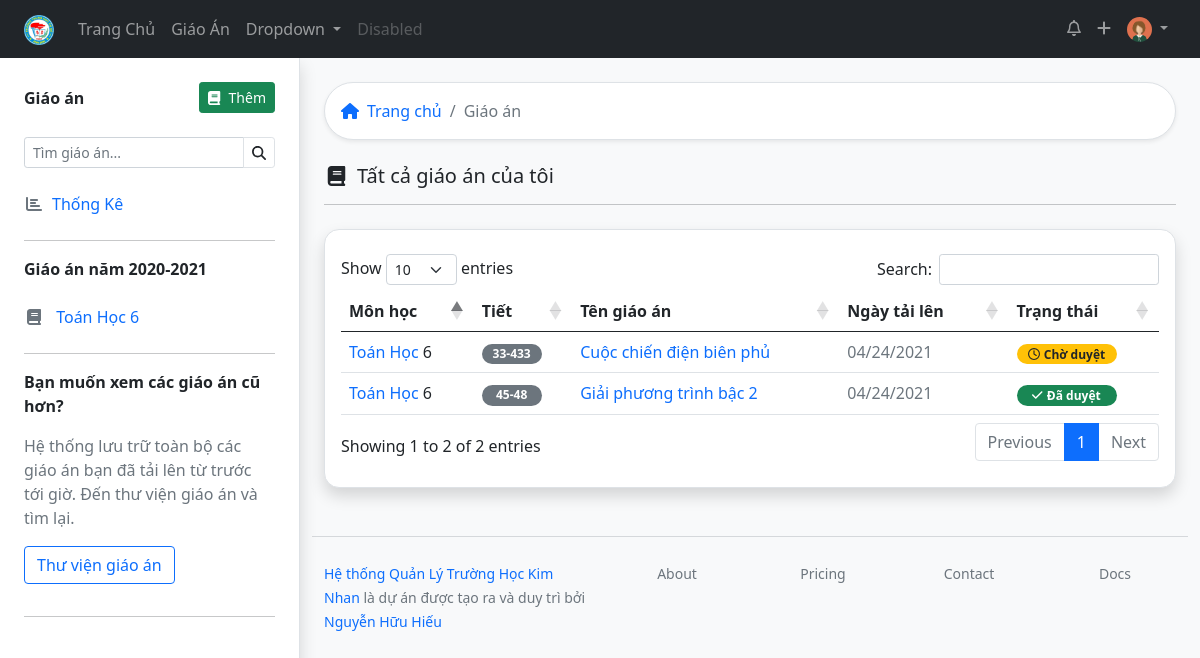
The app's page /lessons/ (signed in) with its own data.
### lessonmanagement/models.py (models this page shows, shortened)
class Teacher(models.Model):
    user = models.OneToOneField(User, on_delete=models.SET_NULL, blank=True, null=True, verbose_name="Tài khoản đăng nhập", help_text="Tài khoản đăng nhập viết liền không dấu. Ví dụ: nhhieu. Viết tắt của Nguyễn Hữu Hiếu. Nếu trùng họ tên thì thêm số vào sau, ví dụ nhhieu2")
    firstname = models.CharField("Họ",max_length=20, blank=True)
    lastname = models.CharField("Tên", max_length=20, blank=True)
    zalo_number = models.DecimalField(verbose_name="Số điện thoại",help_text="Số điện thoại có đăng ký zalo, sử dụng để nhận thông báo từ ban giám hiệu", max_digits=12, decimal_places=0,null=True, blank=True)
    birth_date = models.DateField("Ngày sinh", null=True, blank=True)
    SEX_CHOICES = [
    ('male', 'Nam'),
    ('female', 'Nữ')
    ]
    sex = models.CharField(verbose_name="Giới tính", max_length=6, choices=SEX_CHOICES, null=True, blank=True)
    main_subject = models.ForeignKey("Subject",on_delete=models.SET_NULL,null=True,blank=True, verbose_name="Chuyên môn chính")
    EDUCATION_LEVEL_CHOICES = [
        ('inter', 'Trung Cấp'),
        ('college', 'Cao Đẳng'),
        ('university', 'Đại Học'),
        ('master', 'Thạc Sĩ')
    ]
    education_level = models.CharField(max_length=20, choices=EDUCATION_LEVEL_CHOICES, null=True, blank=True)
    is_work = models.BooleanField("Có đang công tác",default=True, help_text="Tích vào ô nếu đang công tác tại trường, bỏ tích nếu đã nghỉ hưu hoặc chuyển sang đơn vị khác")
    def user_directory_path(instance, filename):
        return 'user_{0}/{1}'.format(instance.user.id, filename)
    avatar = models.ImageField("Ảnh đại diện", help_text = "Ảnh nên được crop về ảnh vuông để đạt được độ thẩm mỹ cao nhất",upload_to = user_directory_path, blank = True, null = True)
    def full_name(self):
        return ('%s %s') % (self.firstname, self.lastname)
    class Meta:
        verbose_name = "Giáo viên"
        verbose_name_plural = "Giáo viên"
    def lesson_list(self):
        return self.lesson_set.all()
    def subject_classyear_list(self):
        return self.subjectclassyear_set.filter(is_teach_now = True).order_by('subject__title').values('subject__title', 'classyear__startyear').distinct()

class SchoolAbstract(models.Model):
    title = models.CharField(max_length=50, verbose_name="Tiêu đề")
    description = models.CharField(max_length=200, verbose_name="Mô tả sơ lược", blank=True)
    cover = models.ImageField(upload_to="coverimages/", verbose_name="Ảnh bìa", null = True, blank = True)
    class Meta:
        abstract = True
    def __str__(self):
        return self.title

class Subject(SchoolAbstract):
    group = models.ForeignKey("GroupSubject", related_name='subject123',on_delete=models.SET_NULL, null=True, blank=True, verbose_name='Bộ môn')
    subject_slug = models.SlugField(max_length=50, null=True, blank=True)
    class Meta:
        verbose_name = "Môn học"
        verbose_name_plural = "Môn học"

class Lesson(models.Model):
    title = models.CharField(max_length=200)
    upload_time = models.DateTimeField(auto_now_add=True)
    LEVEL_CHOICES = [
        (6, 6),
        (7, 7),
        (8, 8),
        (9, 9)
    ]
    level = models.IntegerField(choices=LEVEL_CHOICES)
    description = models.CharField(max_length=200, null=True, blank=True)
    teacher = models.ForeignKey(Teacher, on_delete=models.CASCADE)
    subject = models.ForeignKey(Subject, on_delete=models.CASCADE)
    start_number_lesson = models.IntegerField(help_text="Bài giảng này ở tiết số mấy")
    cout_number_lesson = models.IntegerField(help_text="Bài giảng này trong bao nhiêu tiết")
    STATUS_CHOICES = [
    ('pending', 'Chờ duyệt'),
    ('acept', 'Đã duyệt'),
    ('deny', 'Bị từ chối'),
    ]
    status = models.CharField(max_length=10, blank=True, choices=STATUS_CHOICES ,default='pending')
    checker = models.ForeignKey(Teacher, related_name="lesson_checker" ,on_delete=models.SET_NULL, null=True, blank=True)
    check_date = models.DateTimeField(auto_now=True)
    note_checker = models.CharField(max_length=200, blank=True)
    class Meta:
        verbose_name = "Giáo Án"
        verbose_name_plural = "Giáo Án"
        ordering = ["-upload_time"]

### lessonmanagement/views.py (the view)
# urls.py: path('lessons/', views.alllessons, name="alllessons"),
def alllessons(request):
    context = {}
    return render(request, 'all_lessons.html', context)

### lessonmanagement/templatetags/lessonmanagement_extras.py (called while the page is built)
@register.filter
def classlevel(value):
    now = datetime.now()
    i = 0
    if (now.month < 9):
        i =  (now.year - value) + 5
    else:
        i = (now.year - value) + 6
    if i in [6,7,8,9]:
        return i
    else:
        return value

### lessonmanagement/templates/all_lessons.html
{% extends 'base_withsidebar.html' %}
{% block content %}
{% load static %}
<div class="bg-white border shadow-sm p-3 rounded-pill mb-4">
  <nav aria-label="breadcrumb">
    <ol class="breadcrumb m-0 ">
      <li class="breadcrumb-item"><a href="{% url 'index' %}" class="text-decoration-none"><i class="fas fa-home me-2"></i>Trang chủ</a></li>
      <li class="breadcrumb-item active"> Giáo án</li>
    </ol>
  </nav>
</div>
{% if request.user.teacher.lesson_list %}
<h5><i class="fas fa-book fa-fw me-2 "></i>Tất cả giáo án của tôi</h5>
<hr class="mb-4">
            <div class="border py-4 px-3 rounded-15 shadow bg-white">
                {% include "table/table_all.html" %}
            </div>
            {% else %}
            {% include 'empty_lesson.html' %}
            {% endif %}
  {% endblock %}

### lessonmanagement/templates/topnav.html (shortened to what this page needs)
      {% load static %}
      <nav class="navbar navbar-expand-lg navbar-dark bg-dark  ">
        <div class="container-fluid px-lg-4">
          <a class="navbar-brand" href="{% url 'index' %}"><img src="{% static 'imgs/logo_thcsanhson.png'%}" alt="" height="30px"></a>
          <div class="collapse navbar-collapse" id="navbarSupportedContent">
            <ul class="navbar-nav me-auto mb-2 mb-lg-0">
              <li class="nav-item">
                <a class="nav-link {% if request.path == '/' %} active {% endif %}" aria-current="page" href="{% url 'index' %}">Trang Chủ</a>
              </li>
              <li class="nav-item">
                <a class="nav-link {% if request.path == '/lessondashboard/' %} active {% endif %}" href="{% url 'lessondashboard' %}">Giáo Án</a>
              </li>
              <li class="nav-item dropdown">
                <a class="nav-link dropdown-toggle" href="#" id="navbarDropdown" role="button" data-bs-toggle="dropdown" aria-expanded="false">
                  Dropdown
                </a>
              </li>
              <li class="nav-item">
                <a class="nav-link disabled" href="#" tabindex="-1" aria-disabled="true">Disabled</a>
              </li>
            </ul>
            <ul class="navbar-nav  mb-2 mb-lg-0">
              <li class="nav-item">
                <a class="nav-link"  href="#"><i class="far fa-bell"></i></a>
              </li>
              <li class="nav-item">
                <a class="nav-link" href="#"><i class="fas fa-plus"></i></a>
              </li>
              <li class="nav-item dropdown">
                <a class="nav-link dropdown-toggle" href="#" id="navbarDropdown" role="button" data-bs-toggle="dropdown" aria-expanded="false">
                  <img src="{% if request.user.teacher.avatar %}{{ request.user.teacher.avatar.url }} {% endif %}" class="rounded-circle" alt="" height="25px">
                </a>
              </li>
            </ul>
          </div>
        </div>
      </nav>

### lessonmanagement/templates/sidebar.html (shortened to what this page needs)
{% load lessonmanagement_extras %}
{% with teacher=request.user.teacher %}
<div class="position-sticky top-0 start-0 pt-4">
    <div class="d-flex justify-content-between mb-4 align-items-center">
      <span class="fw-bold">Giáo án</span>
      <a href="{% url 'addlesson' %}" class="btn btn-success btn-sm  "><i class="fas fa-book me-2"></i>Thêm</a>
      </div>
      <form action="">
        <div class="input-group input-group-sm mb-3">
        <input type="search" class="form-control " list="datalistOptions" id="exampleDataList" placeholder="Tìm giáo án..." aria-describedby="button-addon2">
          <button class="btn border" type="submit" id="button-addon2"><i class="fas fa-search"></i></button>
        </div>
      </form>
      <div class="list-group">
        <a href="{% url 'lessondashboard' %}" class="list-group-item list-group-item-action border-0 text-primary ps-0 {% if request.path == '/lessondashboard/' %} fw-bold {% endif %}"><i class="fas fa-chart-bar me-2 text-muted  fa-fw "></i>Thống Kê</a>
        <hr >
        {% now "m" as current_month %}
        {% now "Y" as current_year %}
        {% if current_month|add:"0" < 9 %}
      <span class="fw-bold mb-3">Giáo án năm {{ current_year|add:'-1'}}-{{current_year }} </span>
      {% else %}
      <span class="fw-bold mb-3">Giáo án năm {{current_year }}-{{current_year|add:'1' }} </span>
       {% endif %}
        {% for i in teacher.subject_classyear_list %}
     <a href="{% url 'lessons_subject_level' i.subject__title|slugify i.classyear__startyear %}" class="list-group-item list-group-item-action border-0 text-primary ps-0"><i class="fas fa-book fa-fw me-2 text-muted"></i> {{ i.subject__title }} {{ i.classyear__startyear|classlevel }} </a>
        {% endfor %}
        <hr>
        <span class="fw-bold mb-3">Bạn muốn xem các giáo án cũ hơn?</span>
        <p class="text-muted pe-3">Hệ thống lưu trữ toàn bộ các giáo án bạn đã tải lên từ trước tới giờ. Đến thư viện giáo án và tìm lại.</p>
      </div>
      <a href="{% url 'alllessons' %}" class="btn btn-outline-primary mb-3">Thư viện giáo án </a>
      <hr>
    </div>
  {% endwith %}

### lessonmanagement/templates/table/table_all.html (shortened to what this page needs)
<table id="exampletable" class="table table-hover  " style="width:100%">
    <thead >
        <tr>
            <th>Môn học</th>
            <th>Tiết</th>
            <th>Tên giáo án</th>
            <th>Ngày tải lên</th>
            <th>Trạng thái</th>
        </tr>
    </thead>
    <tbody>
        {% for lesson in request.user.teacher.lesson_list %}
        <tr>
            <td> <a href="#" class="text-decoration-none"> {{ lesson.subject }} </a>{{ lesson.level }}
            </td>
            <td>
                <span class="badge rounded-pill bg-secondary" style="width: 60px;">{{ lesson.start_number_lesson}}{% if lesson.cout_number_lesson > 1 %}-{{ lesson.start_number_lesson|add:lesson.cout_number_lesson }} {% endif %}</span>
            </td>
            <td><a href="{% url 'lesson' lesson.id %}" class="text-decoration-none">{{ lesson.title }}  </a></td>
            <td class="text-muted" >{{ lesson.upload_time|date:"SHORT_DATE_FORMAT" }}</td>
            <td>                    {% if lesson.status == "pending" %}
                <span class="badge bg-warning text-dark rounded-pill" style="width: 100px;"><i class="far fa-clock me-1"></i>{{ lesson.get_status_display}}</span>
                {% elif lesson.status == "acept" %}
                <span class="badge bg-success  rounded-pill"  style="width: 100px;"><i class="fas fa-check me-1"></i>{{ lesson.get_status_display}}</span>
                 {% elif lesson.status == "deny" %}
                 <span class="badge bg-danger  rounded-pill"  style="width: 100px;"><i class="fas fa-times me-1"></i>{{ lesson.get_status_display}}</span>
                {% endif %} </td>
        </tr>
        {% endfor %}
    </tbody>
</table>

### lessonmanagement/static/css/style.css (style rules this page uses)
.rounded-15 { -webkit-border-radius: 15px; -moz-border-radius: 15px; border-radius: 15px; }

### records on screen
Subject: subject__title "Toán Học", classyear__startyear|classlevel "6"
Lesson: subject "Toán Học", level "6", start_number_lesson "33", start_number_lesson|add "433", title "Cuộc chiến điện biên phủ", upload_time "04/24/2021", status "Chờ duyệt"
Lesson: subject "Toán Học", level "6", start_number_lesson "45", start_number_lesson|add "48", title "Giải phương trình bậc 2", upload_time "04/24/2021", status "Đã duyệt"

### other values on screen
{{ current_year|add:'-1' }} "2020"
{{ current_year }} "2021"
